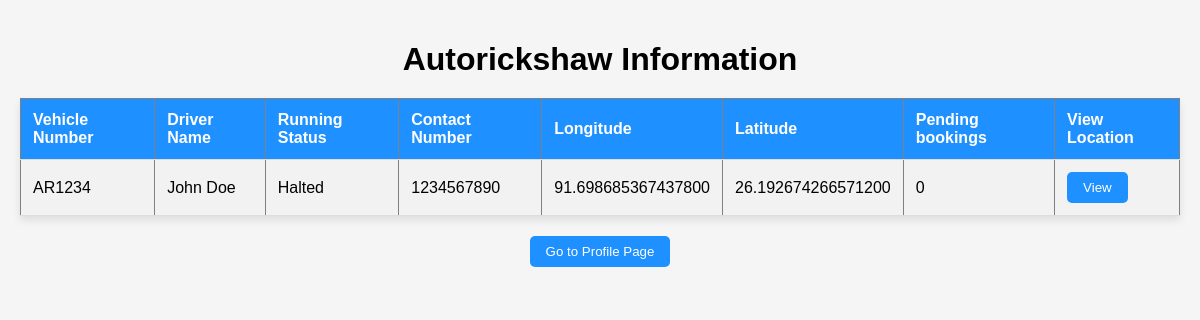
Page /rickshaw_info on the committed database.
### authentication/models.py (models this page shows, shortened)
class AutorickshawInfo(models.Model):
    vehicle_number = models.CharField(max_length=20)
    driver_name = models.CharField(max_length=255)
    is_running = models.BooleanField(default=False)
    contact_number = models.CharField(max_length=20)
    longitude = models.DecimalField(max_digits=19, decimal_places=15)
    latitude = models.DecimalField(max_digits=19, decimal_places=15)
    pending_bookings_count = models.PositiveIntegerField(default=0)
    vehicle_key = models.CharField(max_length=15,)

### authentication/views.py (the view)
# urls.py: path('rickshaw_info',views.rickshaw_info,name='rickshaw_info'),
def rickshaw_info(request):
    rickshaw_info = AutorickshawInfo.objects.all()
    return render(request, 'rickshaw_info.html', {'rickshaw_info': rickshaw_info})

### templates/rickshaw_info.html (shortened to what this page needs)
<!DOCTYPE html>
<html lang="en">
<head>
</head>
<body>
    <h1>Autorickshaw Information</h1>
    <table border="1">
        <tr>
            <th>Vehicle Number</th>
            <th>Driver Name</th>
            <th>Running Status</th>
            <th>Contact Number</th>
            <th>Longitude</th>
            <th>Latitude</th>
            <th>Pending bookings</th>
            <th>View Location</th>
        </tr>
        {% for autorickshaw in rickshaw_info %}
        <tr>
            <td>{{ autorickshaw.vehicle_number }}</td>
            <td>{{ autorickshaw.driver_name }}</td>
            <td>{% if autorickshaw.is_running %}Running{% else %}Halted{% endif %}</td>
            <td>{{ autorickshaw.contact_number }}</td>
            <td>{{ autorickshaw.longitude }}</td>
            <td>{{ autorickshaw.latitude }}</td>
            <td>{{ autorickshaw.pending_bookings_count }}</td>
            <td>
                <form action="generate_map2" method="post">
                    <button type="submit">View</button>
                </form>
            </td>
        </tr>
        {% endfor %}
    </table>
    <div style="text-align: center; margin-top: 20px;">
        <form action="front_page" method="post">
            <button type="submit">Go to Profile Page</button>
        </form>
    </div>
</body>
</html>

### templates/rickshaw_info.html (style rules this page uses)
body { font-family: Arial, sans-serif; background-color: #f5f5f5; margin: 0; padding: 20px; }
h1 { text-align: center; margin-bottom: 20px; }
table { width: 100%; border-collapse: collapse; background-color: #fff; box-shadow: 0 4px 8px rgba(0, 0, 0, 0.1); }
th, td { padding: 12px; text-align: left; border-bottom: 1px solid #ddd; }
th { background-color: #1e90ff; color: #fff; }
tr:nth-child(even) { background-color: #f2f2f2; }
button { padding: 8px 16px; background-color: #1e90ff; color: #fff; border: none; border-radius: 5px; cursor: pointer; transition: background-color 0.3s ease; }

### rows in the picture
AutorickshawInfo: vehicle_number "AR1234", driver_name "John Doe", is_running "Halted", contact_number "1234567890", longitude "91.698685367437800", latitude "26.192674266571200", pending_bookings_count "0"
